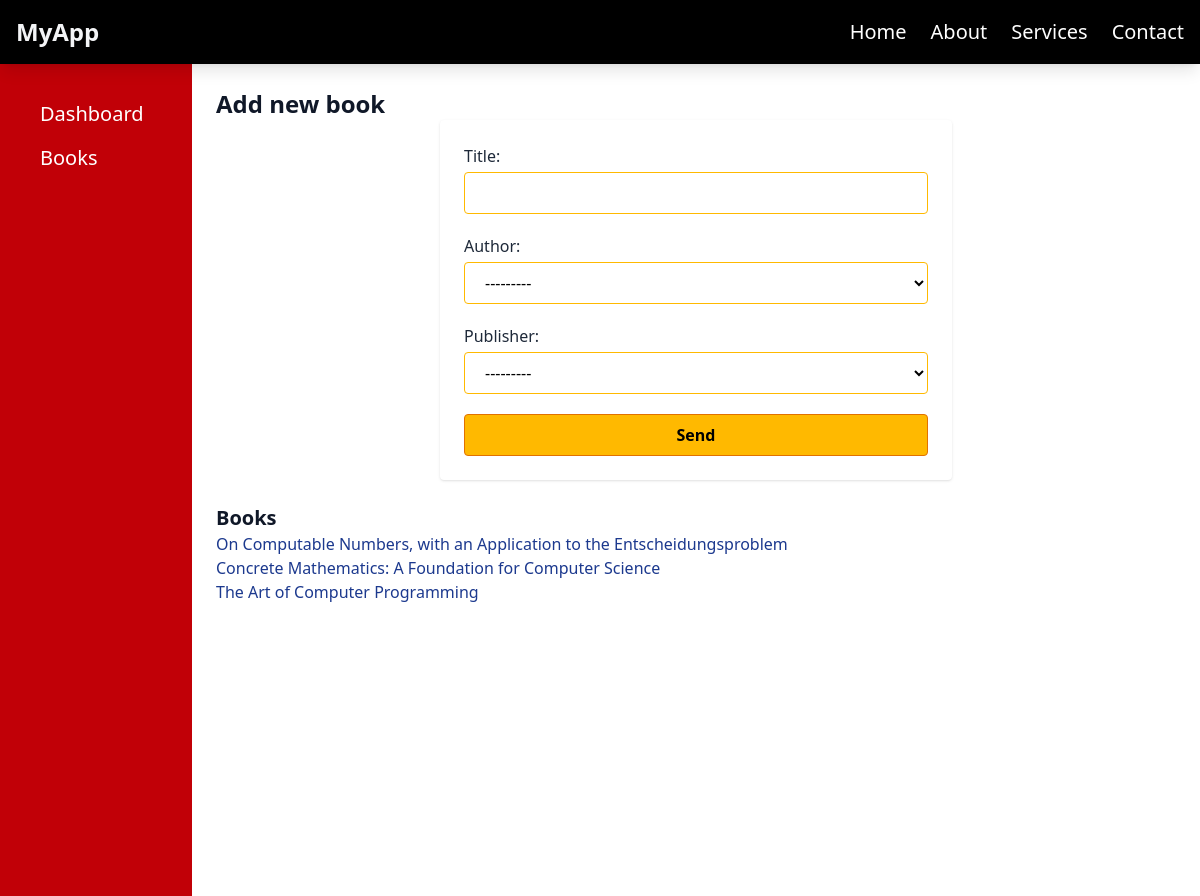
The page /books/ on the database as committed earlier.
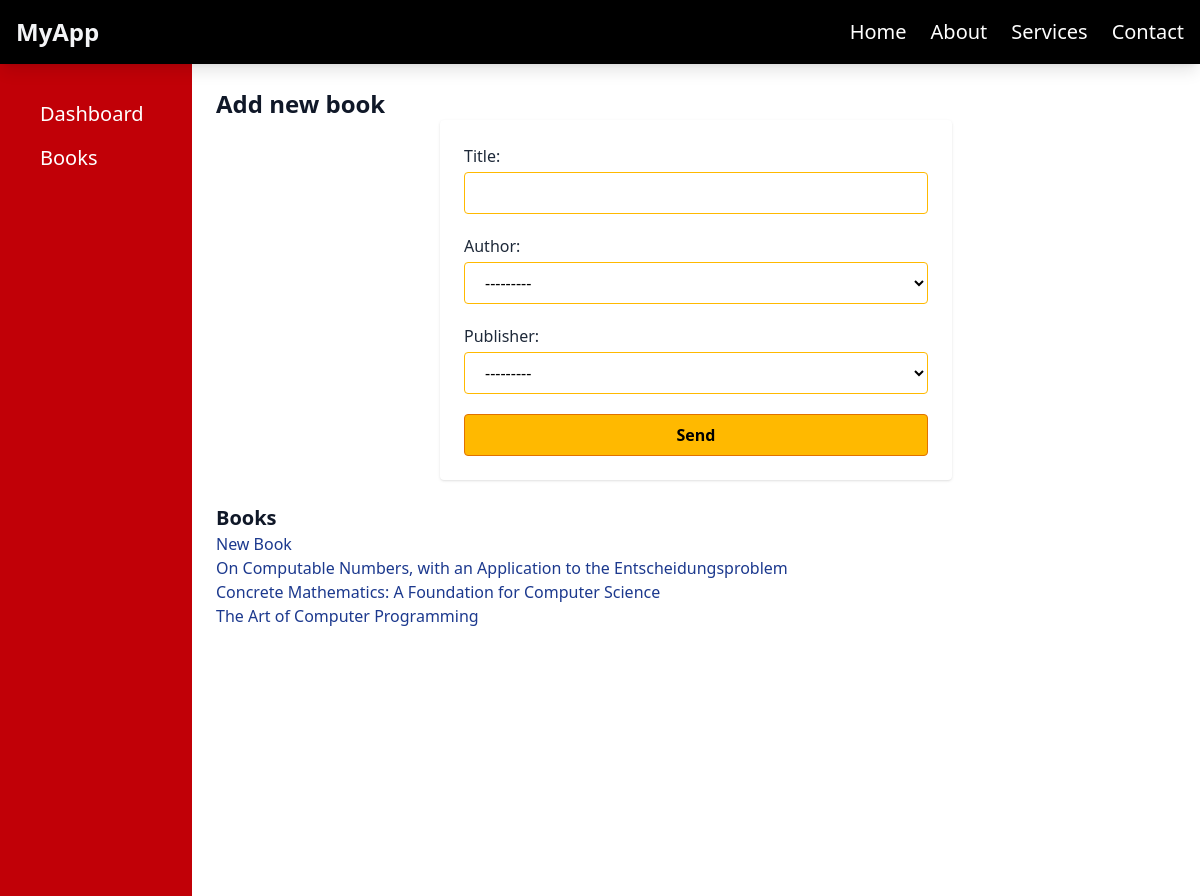
The same page on the database as committed later.
### books/models.py (models this page shows, shortened)
class BookTitle(models.Model):
    title = models.CharField(max_length=200, unique=True)
    slug = models.SlugField(blank=True)
    publisher = models.ForeignKey(Publisher, on_delete=models.CASCADE)
    author = models.ForeignKey(Author, on_delete=models.CASCADE)
    created = models.DateTimeField(auto_now_add=True)
    updated = models.DateTimeField(auto_now=True)
    def get_absolute_url(self):
        return reverse("books:detail", kwargs={"pk": self.pk})

### books/views.py (the view, shortened to what this page needs)
# urls.py: path('', BookTitleView.as_view(), name='main'),
class BookTitleView(ListView, FormView):
    model = BookTitle
    template_name = 'books/main.html'
    context_object_name = 'list_of_book_titles'
    form_class = BookTitleForm
    def get_queryset(self):
        return BookTitle.objects.all().order_by('-created')

### books/forms.py (shortened to what this page needs)
class BookTitleForm(forms.ModelForm):
    class Meta:
        model = BookTitle
        fields = ('title', 'author', 'publisher')

### authors/models.py (called while the page is built)
    def __str__(self):
        return f"{self.name}"

### publishers/models.py (called while the page is built)
    def __str__(self):
        return f"{self.name} from {self.country}"

### books/templates/books/main.html (shortened to what this page needs)
{% extends "base.html" %}
{% load widget_tweaks %}
{% block content %}
    <h1 class='text-2xl font-bold'> Add new book </h1>
    <form action="" method="POST" class="max-w-lg w-full mx-auto p-6 bg-white rounded shadow">
    <div class="mb-5">
        <label for="{{ form.title.id_for_label }}" class="block text-gray-800 font-medium mb-1">Title:</label>
        {{ form.title|add_class:"w-full px-4 py-2 bg-white text-black border border-amber-400 rounded focus:ring-amber-400 focus:outline-none focus:ring-2" }}
    </div>
    <div class="mb-5">
        <label for="{{ form.author.id_for_label }}" class="block text-gray-800 font-medium mb-1">Author:</label>
        {{ form.author|add_class:"w-full px-4 py-2 bg-white text-black border border-amber-400 rounded focus:ring-amber-400 focus:outline-none focus:ring-2" }}
    </div>
    <div class="mb-5">
        <label for="{{ form.publisher.id_for_label }}" class="block text-gray-800 font-medium mb-1">Publisher:</label>
        {{ form.publisher|add_class:"w-full px-4 py-2 bg-white text-black border border-amber-400 rounded focus:ring-amber-400 focus:outline-none focus:ring-2" }}
    </div>
    <button type="submit" class="w-full py-2 px-4 bg-amber-400 hover:bg-amber-500 text-black font-semibold border border-amber-600 rounded transition-all duration-200">Send</button>
</form>
    <br>
    {% if list_of_book_titles %}
    <h2 class='text-xl font-bold'>Books</h2>
        <ul>
            {% for book_title in list_of_book_titles %}
                <li><a class='font-medium text-blue-900' href="{{book_title.get_absolute_url}}">{{book_title.title}}</a></li>
            {% endfor %}
        </ul>
    {% endif %}
{% endblock %}

Rows that differ between the two databases and show on the page:
added BookTitle: title "New Book"
